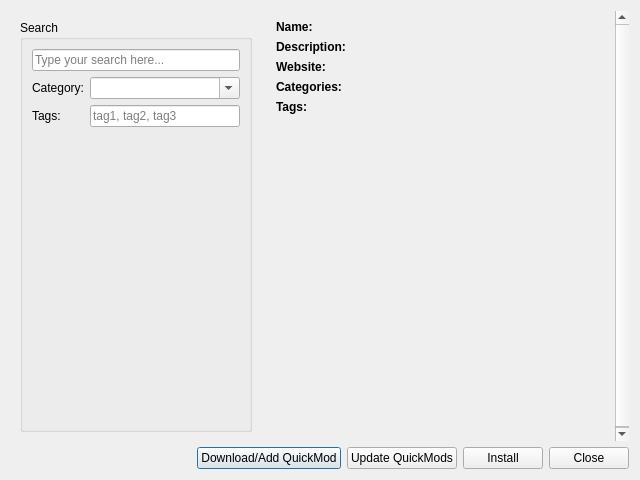
<?xml version="1.0" encoding="UTF-8"?>
<ui version="4.0">
 <class>ChooseInstallModDialog</class>
 <widget class="QDialog" name="ChooseInstallModDialog">
  <property name="geometry">
   <rect>
    <x>0</x>
    <y>0</y>
    <width>640</width>
    <height>480</height>
   </rect>
  </property>
  <property name="windowTitle">
   <string>Browse mods</string>
  </property>
  <layout class="QGridLayout" name="gridLayout">
   <item row="0" column="0">
    <widget class="QWidget" name="widget" native="true">
     <property name="minimumSize">
      <size>
       <width>250</width>
       <height>0</height>
      </size>
     </property>
     <property name="maximumSize">
      <size>
       <width>250</width>
       <height>16777215</height>
      </size>
     </property>
     <layout class="QVBoxLayout" name="_2" stretch="0,1">
      <item>
       <widget class="QGroupBox" name="groupBox">
        <property name="title">
         <string>Search</string>
        </property>
        <layout class="QFormLayout" name="formLayout_2">
         <item row="1" column="0">
          <widget class="QLabel" name="label_6">
           <property name="text">
            <string>Category:</string>
           </property>
           <property name="buddy">
            <cstring>categoryBox</cstring>
           </property>
          </widget>
         </item>
         <item row="1" column="1">
          <widget class="QComboBox" name="categoryBox">
           <property name="editable">
            <bool>true</bool>
           </property>
          </widget>
         </item>
         <item row="2" column="0">
          <widget class="QLabel" name="label_7">
           <property name="text">
            <string>Tags:</string>
           </property>
           <property name="buddy">
            <cstring>tagsEdit</cstring>
           </property>
          </widget>
         </item>
         <item row="2" column="1">
          <widget class="QLineEdit" name="tagsEdit">
           <property name="toolTip">
            <string>&lt;html&gt;&lt;head/&gt;&lt;body&gt;&lt;p&gt;Use commas (,) to separate tags:&lt;/p&gt;&lt;p&gt;&lt;span style=&quot; font-weight:600;&quot;&gt;tag1, tag2, tag3, tag4&lt;/span&gt;&lt;/p&gt;&lt;/body&gt;&lt;/html&gt;</string>
           </property>
           <property name="placeholderText">
            <string>tag1, tag2, tag3</string>
           </property>
          </widget>
         </item>
         <item row="0" column="0" colspan="2">
          <widget class="QLineEdit" name="fulltextEdit">
           <property name="placeholderText">
            <string>Type your search here...</string>
           </property>
          </widget>
         </item>
        </layout>
       </widget>
      </item>
      <item>
       <layout class="QVBoxLayout" name="viewLayout"/>
      </item>
     </layout>
    </widget>
   </item>
   <item row="1" column="0" colspan="2">
    <layout class="QHBoxLayout" name="horizontalLayout">
     <item>
      <spacer name="horizontalSpacer">
       <property name="orientation">
        <enum>Qt::Horizontal</enum>
       </property>
       <property name="sizeHint" stdset="0">
        <size>
         <width>40</width>
         <height>20</height>
        </size>
       </property>
      </spacer>
     </item>
     <item>
      <widget class="QPushButton" name="addButton">
       <property name="text">
        <string>Download/Add QuickMod</string>
       </property>
      </widget>
     </item>
     <item>
      <widget class="QPushButton" name="updateButton">
       <property name="text">
        <string>Update QuickMods</string>
       </property>
      </widget>
     </item>
     <item>
      <widget class="QPushButton" name="installButton">
       <property name="text">
        <string>Install</string>
       </property>
      </widget>
     </item>
     <item>
      <widget class="QPushButton" name="closeButton">
       <property name="text">
        <string>Close</string>
       </property>
      </widget>
     </item>
    </layout>
   </item>
   <item row="0" column="1">
    <widget class="QScrollArea" name="scrollArea">
     <property name="frameShape">
      <enum>QFrame::NoFrame</enum>
     </property>
     <property name="frameShadow">
      <enum>QFrame::Plain</enum>
     </property>
     <property name="lineWidth">
      <number>0</number>
     </property>
     <property name="horizontalScrollBarPolicy">
      <enum>Qt::ScrollBarAlwaysOff</enum>
     </property>
     <widget class="QWidget" name="scrollAreaWidgetContents">
      <property name="geometry">
       <rect>
        <x>0</x>
        <y>0</y>
        <width>414</width>
        <height>431</height>
       </rect>
      </property>
      <layout class="QFormLayout" name="formLayout">
       <property name="sizeConstraint">
        <enum>QLayout::SetNoConstraint</enum>
       </property>
       <item row="0" column="0">
        <widget class="QLabel" name="label">
         <property name="text">
          <string>&lt;html&gt;&lt;head/&gt;&lt;body&gt;&lt;p&gt;&lt;span style=&quot; font-weight:600;&quot;&gt;Name:&lt;/span&gt;&lt;/p&gt;&lt;/body&gt;&lt;/html&gt;</string>
         </property>
        </widget>
       </item>
       <item row="0" column="1">
        <widget class="QLabel" name="nameLabel">
         <property name="text">
          <string/>
         </property>
        </widget>
       </item>
       <item row="1" column="0">
        <widget class="QLabel" name="label_2">
         <property name="text">
          <string>&lt;html&gt;&lt;head/&gt;&lt;body&gt;&lt;p&gt;&lt;span style=&quot; font-weight:600;&quot;&gt;Description:&lt;/span&gt;&lt;/p&gt;&lt;/body&gt;&lt;/html&gt;</string>
         </property>
        </widget>
       </item>
       <item row="1" column="1">
        <widget class="QLabel" name="descriptionLabel">
         <property name="text">
          <string/>
         </property>
         <property name="wordWrap">
          <bool>true</bool>
         </property>
        </widget>
       </item>
       <item row="2" column="0">
        <widget class="QLabel" name="label_3">
         <property name="text">
          <string>&lt;html&gt;&lt;head/&gt;&lt;body&gt;&lt;p&gt;&lt;span style=&quot; font-weight:600;&quot;&gt;Website:&lt;/span&gt;&lt;/p&gt;&lt;/body&gt;&lt;/html&gt;</string>
         </property>
        </widget>
       </item>
       <item row="2" column="1">
        <widget class="QLabel" name="websiteLabel">
         <property name="text">
          <string/>
         </property>
         <property name="openExternalLinks">
          <bool>true</bool>
         </property>
        </widget>
       </item>
       <item row="3" column="0">
        <widget class="QLabel" name="label_4">
         <property name="text">
          <string>&lt;html&gt;&lt;head/&gt;&lt;body&gt;&lt;p&gt;&lt;span style=&quot; font-weight:600;&quot;&gt;Categories:&lt;/span&gt;&lt;/p&gt;&lt;/body&gt;&lt;/html&gt;</string>
         </property>
        </widget>
       </item>
       <item row="3" column="1">
        <widget class="QLabel" name="categoriesLabel">
         <property name="text">
          <string/>
         </property>
         <property name="wordWrap">
          <bool>true</bool>
         </property>
        </widget>
       </item>
       <item row="4" column="0">
        <widget class="QLabel" name="label_5">
         <property name="text">
          <string>&lt;html&gt;&lt;head/&gt;&lt;body&gt;&lt;p&gt;&lt;span style=&quot; font-weight:600;&quot;&gt;Tags:&lt;/span&gt;&lt;/p&gt;&lt;/body&gt;&lt;/html&gt;</string>
         </property>
        </widget>
       </item>
       <item row="4" column="1">
        <widget class="QLabel" name="tagsLabel">
         <property name="text">
          <string/>
         </property>
         <property name="wordWrap">
          <bool>true</bool>
         </property>
        </widget>
       </item>
       <item row="5" column="0" colspan="2">
        <widget class="QLabel" name="logoLabel">
         <property name="text">
          <string/>
         </property>
         <property name="scaledContents">
          <bool>true</bool>
         </property>
        </widget>
       </item>
      </layout>
     </widget>
    </widget>
   </item>
  </layout>
 </widget>
 <tabstops>
  <tabstop>fulltextEdit</tabstop>
  <tabstop>categoryBox</tabstop>
  <tabstop>tagsEdit</tabstop>
  <tabstop>installButton</tabstop>
  <tabstop>closeButton</tabstop>
  <tabstop>addButton</tabstop>
  <tabstop>updateButton</tabstop>
  <tabstop>scrollArea</tabstop>
 </tabstops>
 <resources/>
 <connections/>
</ui>
